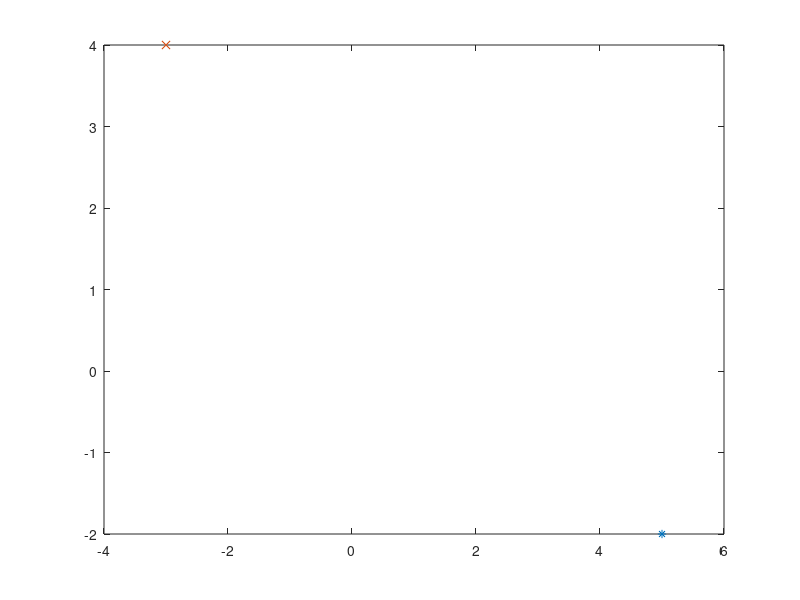

The MATLAB script that drew this image: (Note: this script raises an error after producing the figure.)
clearvars;
clc;

z= 5 - 2i;

y = -3 + 5i;

plot(real(z), imag(z), '*',real(y), imag(y), 'x');

%or

a = complex( 5, -2);
b= complex (-3, 4); 

plot(real(a), imag(a), '*',real(b), imag(b), 'x');

xline(0);
yline(0);

disp("length : "+abs(b));

disp("rad angle : "+ angle(b));
disp("angle : "+ angle(b)*180/pi);

disp(conj(a));

fprintf('x = %s length of x is %d and the angle is %4.4f \n', string(conj(a)) ,int16(abs(a)), (angle(b)*180/pi) );



A = [-3+4i;-2+5i;1+3i;6+2i;-1-8i];
% with quiver
figure
quiver(zeros(size(A,1),1),zeros(size(A,1),1),real(A),imag(A));
axis equal







